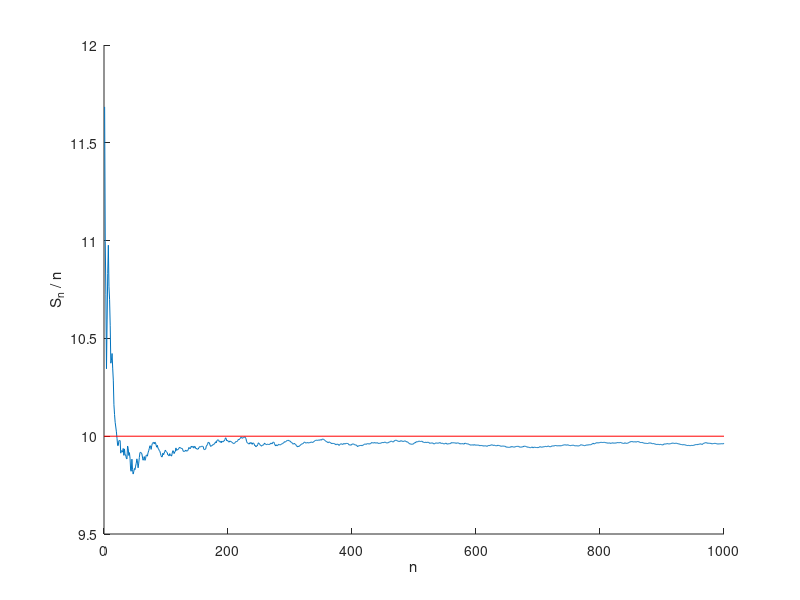

This chart was generated by the following MATLAB code:
Nmax = 1000;
mu = 10;
sigma = 1;

x = 1 : Nmax;
y = random('Normal', mu, sigma, 1, Nmax);

for i = 2 : Nmax
    y(i) = y(i - 1) + y(i);
end

for i = 1 : Nmax
    y(i) = y(i) / i;
end

hold on;
plot(x, y);
plot([0 Nmax], [mu mu], 'r');
xlabel('n');
ylabel('S_n / n');
